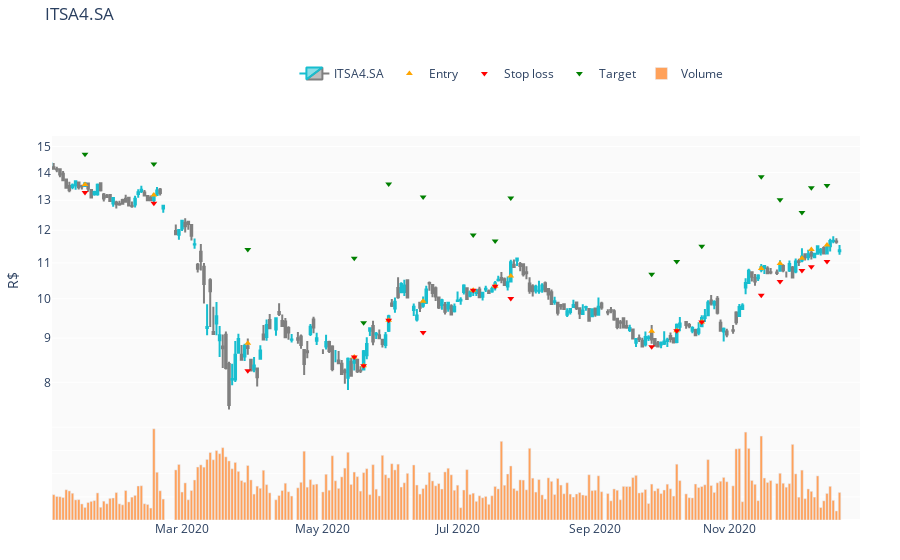

Notebook code for this chart:
### Code cell
trader.plottrades('ITSA4.SA')

### Figure 1 — Plotly figure (JSON) as saved in the notebook; plotly's stock layout.template omitted (floating-point values rounded to 4 significant figures; data arrays with more than 128 entries replaced by an {"elided": "..."} marker saying what was removed)
{"data": [{"close": {"elided": "243 float values"}, "decreasing": {"line": {"color": "#7F7F7F"}}, "high": {"elided": "243 float values"}, "increasing": {"line": {"color": "#17BECF"}}, "low": {"elided": "243 float values"}, "name": "ITSA4.SA", "open": {"elided": "243 float values"}, "type": "candlestick", "x": {"elided": "243 str values"}, "yaxis": "y2"}, {"marker": {"color": "orange", "symbol": "triangle-up"}, "mode": "markers", "name": "Entry", "type": "scatter", "x": ["2020-01-17T00:00:00", "2020-02-18T00:00:00", "2020-03-31T00:00:00", "2020-05-18T00:00:00", "2020-05-21T00:00:00", "2020-06-02T00:00:00", "2020-06-17T00:00:00", "2020-07-09T00:00:00", "2020-07-20T00:00:00", "2020-07-27T00:00:00", "2020-09-28T00:00:00", "2020-10-08T00:00:00", "2020-10-20T00:00:00", "2020-11-16T00:00:00", "2020-11-24T00:00:00", "2020-12-03T00:00:00", "2020-12-08T00:00:00", "2020-12-15T00:00:00"], "y": [13.56, 13.18, 8.88, 8.56, 8.36, 9.44, 9.93, 10.23, 10.34, 10.62, 9.17, 9.18, 9.4, 10.84, 10.98, 11.14, 11.4, 11.54], "yaxis": "y2"}, {"marker": {"color": "red", "symbol": "triangle-down"}, "mode": "markers", "name": "Stop loss", "type": "scatter", "x": ["2020-01-17T00:00:00", "2020-02-18T00:00:00", "2020-03-31T00:00:00", "2020-05-18T00:00:00", "2020-05-21T00:00:00", "2020-06-02T00:00:00", "2020-06-17T00:00:00", "2020-07-09T00:00:00", "2020-07-20T00:00:00", "2020-07-27T00:00:00", "2020-09-28T00:00:00", "2020-10-08T00:00:00", "2020-10-20T00:00:00", "2020-11-16T00:00:00", "2020-11-24T00:00:00", "2020-12-03T00:00:00", "2020-12-08T00:00:00", "2020-12-15T00:00:00"], "y": [13.27, 12.89, 8.25, 8.56, 8.36, 9.44, 9.135, 10.23, 10.34, 10.01, 8.795, 9.18, 9.4, 10.09, 10.47, 10.78, 10.89, 11.05], "yaxis": "y2"}, {"marker": {"color": "green", "symbol": "triangle-down"}, "mode": "markers", "name": "Target", "type": "scatter", "x": ["2020-01-17T00:00:00", "2020-02-18T00:00:00", "2020-03-31T00:00:00", "2020-05-18T00:00:00", "2020-05-21T00:00:00", "2020-06-02T00:00:00", "2020-06-17T00:00:00", "2020-07-09T00:00:00", "2020-07-20T00:00:00", "2020-07-27T00:00:00", "2020-09-28T00:00:00", "2020-10-08T00:00:00", "2020-10-20T00:00:00", "2020-11-16T00:00:00", "2020-11-24T00:00:00", "2020-12-03T00:00:00", "2020-12-08T00:00:00", "2020-12-15T00:00:00"], "y": [14.7, 14.32, 11.4, 11.14, 9.38, 13.58, 13.11, 11.85, 11.66, 13.08, 10.67, 11.04, 11.5, 13.84, 13.02, 12.58, 13.44, 13.52], "yaxis": "y2"}, {"name": "Volume", "type": "bar", "x": {"elided": "243 str values"}, "y": {"elided": "243 int values"}, "yaxis": "y"}], "layout": {"legend": {"orientation": "h", "x": 0.3, "y": 0.9, "yanchor": "bottom"}, "margin": {"b": 40, "l": 40, "r": 40, "t": 40}, "plot_bgcolor": "rgb(250, 250, 250)", "title": {"text": "ITSA4.SA"}, "xaxis": {"rangebreaks": [{"bounds": ["sat", "mon"], "values": ["2015-12-25", "2016-01-01"]}], "rangeslider": {"visible": false}}, "yaxis": {"domain": [0, 0.2], "showticklabels": false}, "yaxis2": {"domain": [0.2, 0.8], "title": {"text": "R$"}, "type": "log"}}}
